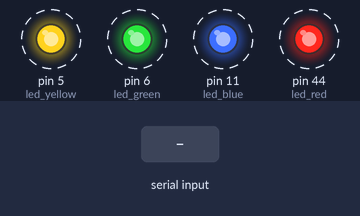
A sketch run on a simulated Arduino Mega 2560, built with avr-gcc and run on an emulated ATmega2560. On the bench: output pins drawn as LEDs (lit = HIGH). Dashed ring = blinking. The test bench sets the inputs (shaded band). Random numbers use the default seed unless the sketch sets one; what the sketch prints to the serial monitor is not drawn.

Above: at 1.2 s.
1.3 s: "1" received over Serial
4.3 s: "0" received over Serial
Timing chart, 0 to 25.9 s (numbered marks = the images above; inputs shaded):
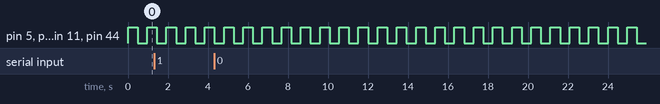

The sketch:

lab1.ino
```cpp
int led_red = 44;
int led_blue = 11;
int led_green = 6;
int led_yellow = 5;

String input = "";
long code;
String keys = "";

int set_red = 0;
int set_blue = 0;
int set_green = 0;
int set_yellow = 0;
int rounds = 0;

// the setup outine runs once when you press reset:
void setup() {
  pinMode(led_red, OUTPUT);
  pinMode(led_blue, OUTPUT);
  pinMode(led_green, OUTPUT);
  pinMode(led_yellow, OUTPUT);

  digitalWrite(led_red, LOW);
  digitalWrite(led_blue, LOW);
  digitalWrite(led_green, LOW);
  digitalWrite(led_yellow, LOW);

  Serial.begin(9600);
  code = random(0,9999);
  keys = String(code);
  while(keys.length() != 4){
    keys = "0"+keys;
    }
  Serial.print("The safe code is: ");
  Serial.println(keys);

  noInterrupts();

  //led_red
  TCCR5A = 0;
  TCCR5B = 0;
  TIMSK5 = 0;
  TCNT5 = 0;
  OCR5A = 30000;
  TCCR5B |= (1 << WGM52);
  TCCR5B |= (1 << CS52) | (0 << CS51) | (0 << CS50);
  TIMSK5 |= (1 << OCIE5A);

  //led_blue
  TCCR1A = 0;
  TCCR1B = 0;
  TIMSK1 = 0;
  TCNT1 = 0;
  OCR1A = 30000;
  TCCR1B |= (1 << WGM12);
  TCCR1B |= (1 << CS12) | (0 << CS11) | (0 << CS10);
  TIMSK1 |= (1 << OCIE1A);

  //led_green
  TCCR4A = 0;
  TCCR4B = 0;
  TIMSK4 = 0;
  TCNT4 = 0;
  OCR4A = 30000;
  TCCR4B |= (1 << WGM42);
  TCCR4B |= (1 << CS42) | (0 << CS41) | (0 << CS40);
  TIMSK4 |= (1 << OCIE4A);

  //led_yellow
  TCCR3A = 0;
  TCCR3B = 0;
  TIMSK3 = 0;
  TCNT3 = 0;
  OCR3A = 30000;
  TCCR3B |= (1 << WGM32);
  TCCR3B |= (1 << CS32) | (0 << CS31) | (0 << CS30);
  TIMSK3 |= (1 << OCIE3A);

interrupts(); //Allow interrupts
}

 // the loop routine runs over and over again forever:
void loop() {
  int flag = 0;
  if (Serial.available() > 0){
    input = Serial.readString();
    Serial.print("You have entered: ");
    Serial.println(input);
    if (input.length() == 4){
      if (rounds <= 5){
        if (set_red == 0 && input[0] != keys[0]){
          OCR5A = OCR5A - 5000;
          flag = 1;
        }
        else{
          set_red = 1;
          digitalWrite(led_red, LOW);
        }
        if (set_blue == 0 && input[1] != keys[1]){
          OCR1A = OCR1A - 5000;
          flag = 1;
        }
        else{
          set_blue = 1;
          digitalWrite(led_blue, LOW);
        }
        if (set_green == 0 && input[2] != keys[2]){
          OCR4A = OCR4A - 5000;
          flag = 1;
        }
        else{
          set_green = 1;
          digitalWrite(led_green, LOW);
        }
        if (set_yellow == 0 && input[3] != keys[3]){
          OCR3A = OCR3A - 5000;
          flag = 1;
        }
        else{
          set_yellow = 1;
          digitalWrite(led_yellow, LOW);
        }

        if (flag == 1){
          rounds = rounds + 1;
          if (rounds == 5){
            if (set_red == 0){
              OCR5A = 1;
              digitalWrite(led_red, HIGH);
            }
            if (set_blue == 0){
              OCR1A = 1;
              digitalWrite(led_blue, HIGH);
            }
            if (set_green == 0){
              OCR4A = 1;
              digitalWrite(led_green, HIGH);
            }
            if (set_yellow == 0){
              OCR3A = 1;
              digitalWrite(led_yellow, HIGH);
            }
            Serial.println("You failed!");
            delay(100);
            exit(0);
          }
        }
      else{
        Serial.println("You unlocked the safe!");
        delay(100);
        exit(0);
      }
      }
}
else{
  Serial.println("The safe combination must be a 4-digit number. Please try again.");
}
}
}

ISR(TIMER5_COMPA_vect){
  if (set_red == 0){
    digitalWrite(led_red, !(digitalRead(led_red)));
  }
  else{
    digitalWrite(led_red, LOW);
  }
}

ISR(TIMER1_COMPA_vect){
  if (set_blue == 0){
    digitalWrite(led_blue, !(digitalRead(led_blue)));
  }
  else{
    digitalWrite(led_blue, LOW);
  }
}

ISR(TIMER4_COMPA_vect){
  if (set_green == 0){
    digitalWrite(led_green, !(digitalRead(led_green)));
  }
  else{
    digitalWrite(led_green, LOW);
  }
}

ISR(TIMER3_COMPA_vect){
  if (set_yellow == 0){
    digitalWrite(led_yellow, !(digitalRead(led_yellow)));
  }
  else{
    digitalWrite(led_yellow, LOW);
  }
}
```

Measured:
- by itself, pin 5 (led_yellow), pin 6 (led_green), pin 11 (led_blue), pin 44 (led_red): alternates HIGH for 0.48 s and LOW for 0.48 s
